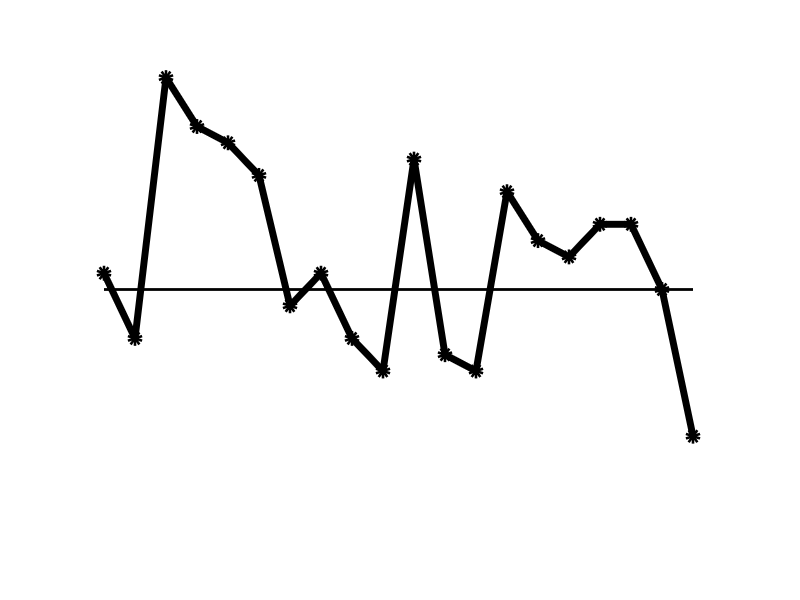
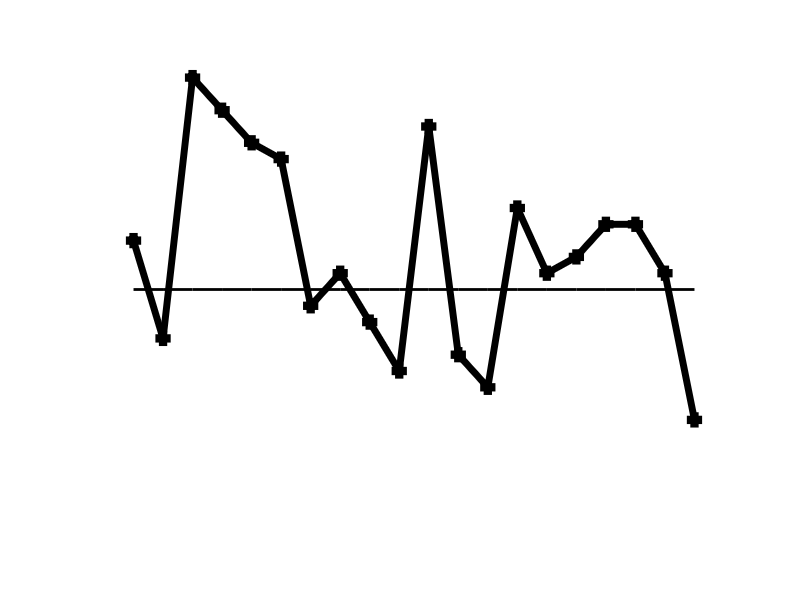
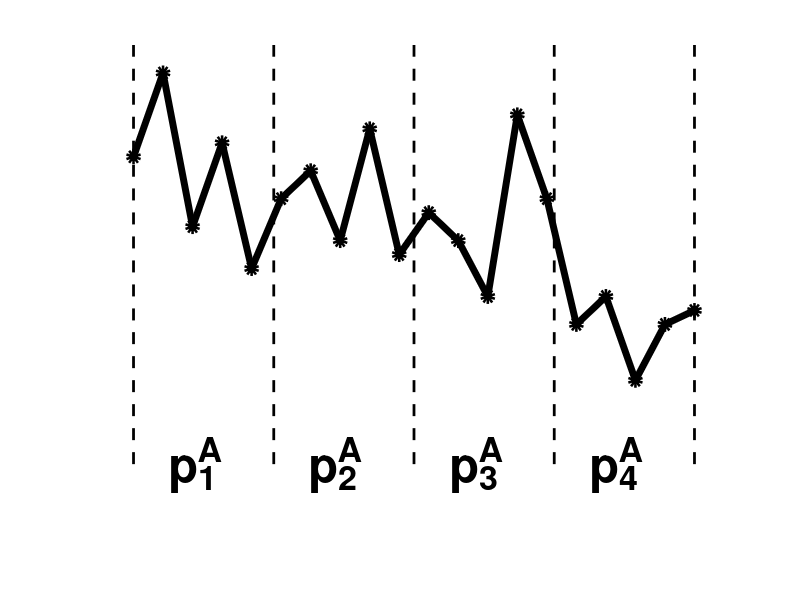
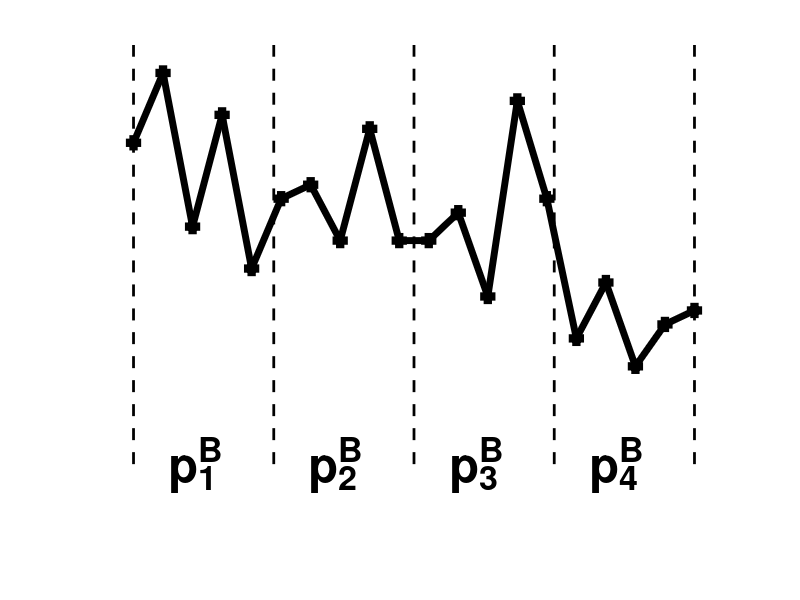

The MATLAB source for these figures, in order:
clear all; close all; clc

load data_mobile_indoor_2.mat

% Original RSS Sequence
ind = 116:135;
rssa = A(ind,1);
rssb = A(ind,2);

insertind = 236:240;
rssinsert = A(insertind,1);

xliml = -1;
xlimr = 20;

figure(1)
plot(0:19, rssa, 'ko-', 'MarkerFaceColor', 'k', 'LineWidth',5)
hold on
plot(0:19, ones(1,20)*-65, 'k-', 'LineWidth',2)
ylim([-80 -50])
set(gca,'xtick',[],'xticklabel',[],'ytick',[],'yticklabel',[])
set(gca,'xcolor', 'none', 'ycolor', 'none');
print('ori_a','-dtiff')

figure(11)
plot(0:19, rssb, 'ks-', 'MarkerFaceColor', 'k', 'LineWidth',5)
hold on
plot(0:19, ones(1,20)*-65, 'k-', 'LineWidth',2)
xlim([xliml xlimr])
ylim([-80 -50])
set(gca,'xtick',[],'xticklabel',[],'ytick',[],'yticklabel',[])
set(gca,'xcolor', 'none', 'ycolor', 'none');
print('ori_b','-dtiff')

% Permutation
textSize = 35;
% perm = randperm(20);
perm = [6,3,16,11,7,17,14,8,5,19,15,1,2,4,18,13,9,20,10,12];
permInd = ind(perm);
rssa = A(permInd,1);
rssb = A(permInd,2);

figure(2)
plot(0:19, rssa, 'ko-', 'MarkerFaceColor', 'k', 'LineWidth',5)
hold on
plot(ones(1,4)*0, -80:10:-50, 'k--', 'LineWidth', 2)
hold on
plot(ones(1,4)*4.75, -80:10:-50, 'k--', 'LineWidth', 2)
hold on
plot(ones(1,4)*9.5, -80:10:-50, 'k--', 'LineWidth', 2)
hold on
plot(ones(1,4)*14.25, -80:10:-50, 'k--', 'LineWidth', 2)
hold on
plot(ones(1,4)*19, -80:10:-50, 'k--', 'LineWidth', 2)
hold on
for p = 1:4
    txt = ['p^A_' num2str(p)];
    text((p-1)*4.75+4.75/4, -80, txt, 'FontSize',textSize, 'FontWeight','bold');
    hold on
end
xlim([xliml xlimr])
ylim([-85 -50])
set(gca,'xtick',[],'xticklabel',[],'ytick',[],'yticklabel',[])
set(gca,'xcolor', 'none', 'ycolor', 'none');
print('perm_seg_a','-dtiff')

figure(21)
plot(0:19, rssb, 'ks-', 'MarkerFaceColor', 'k', 'LineWidth',5)
hold on
plot(ones(1,4)*0, -80:10:-50, 'k--', 'LineWidth', 2)
hold on
plot(ones(1,4)*4.75, -80:10:-50, 'k--', 'LineWidth', 2)
hold on
plot(ones(1,4)*9.5, -80:10:-50, 'k--', 'LineWidth', 2)
hold on
plot(ones(1,4)*14.25, -80:10:-50, 'k--', 'LineWidth', 2)
hold on
plot(ones(1,4)*19, -80:10:-50, 'k--', 'LineWidth', 2)
hold on
for p = 1:4
    txt = ['p^B_' num2str(p)];
    text((p-1)*4.75+4.75/4, -80, txt, 'FontSize',textSize, 'FontWeight','bold');
    hold on
end
xlim([xliml xlimr])
ylim([-85 -50])
set(gca,'xtick',[],'xticklabel',[],'ytick',[],'yticklabel',[])
set(gca,'xcolor', 'none', 'ycolor', 'none');
print('perm_seg_b','-dtiff')

% Random Episode Editing
permEpi = [1 2 4 3];

% insert the 1th episode and delete the 4th episode
rsse = [1:20].';
for e = 1:5
    rsse(e) = rssinsert(e);
end

for e = 1:10
    rsse(5+e) = rssa(e);
end

for e = 15:20
    rsse(e) = rssa(e);
end 

rsse_all = [1:25].';
for e = 1:5
    rsse_all(e) = rssinsert(e);
end

for e = 1:20
    rsse_all(5+e) = rssa(e);
end

rssa = (rssa-min(rssa))/(max(rssa)-min(rssa));
rssb = (rssb-min(rssb))/(max(rssb)-min(rssb));
rsse = (rsse-min(rsse))/(max(rsse)-min(rsse));
rsse_all = (rsse_all-min(rsse_all))/(max(rsse_all)-min(rsse_all));

figure(3)
plot(0:24, rsse_all, 'ko-', 'MarkerFaceColor', 'k', 'LineWidth',5)
hold on
plot(ones(1,4)*0, -0.2:1.2/3:1, 'k--', 'LineWidth', 2)
hold on
plot(ones(1,4)*4.75, -0.2:1.2/3:1, 'k--', 'LineWidth', 2)
hold on
plot(ones(1,4)*9.5, -0.2:1.2/3:1, 'k--', 'LineWidth', 2)
hold on
plot(ones(1,4)*14.25, -0.2:1.2/3:1, 'k--', 'LineWidth', 2)
hold on
plot(ones(1,4)*19, -0.2:1.2/3:1, 'k--', 'LineWidth', 2)
hold on
plot(ones(1,4)*23.75, -0.2:1.2/3:1, 'k--', 'LineWidth', 2)
hold on
text((1-1)*4.75+4.75/5, -0.2, ['p^A_i'], 'FontSize',textSize, 'FontWeight','bold');
text((2-1)*4.75+4.75/5, -0.2, ['p^A_1'], 'FontSize',textSize, 'FontWeight','bold');
text((3-1)*4.75+4.75/5, -0.2, ['p^A_2'], 'FontSize',textSize, 'FontWeight','bold');
text((4-1)*4.75+4.75/5, -0.2, ['p^A_3'], 'FontSize',textSize, 'FontWeight','bold');
text((5-1)*4.75+4.75/5, -0.2, ['p^A_4'], 'FontSize',textSize, 'FontWeight','bold');
xlim([xliml xlimr+5])
ylim([-0.4 1.05])
set(gca,'xtick',[],'xticklabel',[],'ytick',[],'yticklabel',[])
set(gca,'xcolor', 'none', 'ycolor', 'none');
print('edit_a','-dtiff')

figure(4)
plot(0:24, rsse_all, 'ko-', 'MarkerFaceColor', 'k', 'LineWidth',5)
hold on
plot(ones(1,4)*0, -0.2:1.2/3:1, 'k--', 'LineWidth', 2)
hold on
plot(ones(1,4)*4.75, -0.2:1.2/3:1, 'k--', 'LineWidth', 2)
hold on
plot(ones(1,4)*9.5, -0.2:1.2/3:1, 'k--', 'LineWidth', 2)
hold on
plot(ones(1,4)*14.25, -0.2:1.2/3:1, 'k--', 'LineWidth', 2)
hold on
plot(ones(1,4)*19, -0.2:1.2/3:1, 'k--', 'LineWidth', 2)
hold on
plot(ones(1,4)*23.75, -0.2:1.2/3:1, 'k--', 'LineWidth', 2)
hold on
text((1-1)*4.75+4.75/5, -0.2, ['p^A_i'], 'FontSize',textSize, 'FontWeight','bold');
text((2-1)*4.75+4.75/5, -0.2, ['p^A_1'], 'FontSize',textSize, 'FontWeight','bold');
text((3-1)*4.75+4.75/5, -0.2, ['p^A_2'], 'FontSize',textSize, 'FontWeight','bold');
text((4-1)*4.75+4.75/5, -0.2, ['p^A_3'], 'FontSize',textSize, 'FontWeight','bold');
text((5-1)*4.75+4.75/5, -0.2, ['p^A_4'], 'FontSize',textSize, 'FontWeight','bold');
% patch([0 4.75 4.75 0], [1.1 1.1 -1 -1], [157 195 230]/255,'facealpha', 0.5)
% patch([4.75*3 4.75*4 4.75*4 4.75*3], [1.1 1.1 -1 -1], [169 209 142]/255, 'facealpha', 0.5)
hold on
xlim([xliml xlimr+5])
ylim([-0.4 1.05])
set(gca,'xtick',[],'xticklabel',[],'ytick',[],'yticklabel',[])
set(gca,'xcolor', 'none', 'ycolor', 'none');
print('edit_a_remain','-dtiff')

figure(41)
plot(0:19, rssa, 'ko-', 'MarkerFaceColor', 'k', 'LineWidth',5)
hold on
plot(ones(1,4)*0, -0.2:1.2/3:1, 'k--', 'LineWidth', 2)
hold on
plot(ones(1,4)*4.75, -0.2:1.2/3:1, 'k--', 'LineWidth', 2)
hold on
plot(ones(1,4)*9.5, -0.2:1.2/3:1, 'k--', 'LineWidth', 2)
hold on
plot(ones(1,4)*14.25, -0.2:1.2/3:1, 'k--', 'LineWidth', 2)
hold on
plot(ones(1,4)*19, -0.2:1.2/3:1, 'k--', 'LineWidth', 2)
hold on
for p = 1:4
    txt = ['p^A_' num2str(p)];
    text((p-1)*4.75+4.75/4, -0.2, txt, 'FontSize',textSize, 'FontWeight','bold');
    hold on
end
% patch([4.75*2 4.75*3 4.75*3 4.75*2], [1.1 1.1 -1 -1], [0.5 0.5 0.5], 'facealpha', 0.5)
hold on
xlim([xliml xlimr])
ylim([-0.4 1.05])
set(gca,'xtick',[],'xticklabel',[],'ytick',[],'yticklabel',[])
set(gca,'xcolor', 'none', 'ycolor', 'none');
print('a_remain','-dtiff')

figure(42)
plot(0:19, rssb, 'ks-', 'MarkerFaceColor', 'k', 'LineWidth',5)
hold on
plot(ones(1,4)*0, -0.2:1.2/3:1, 'k--', 'LineWidth', 2)
hold on
plot(ones(1,4)*4.75, -0.2:1.2/3:1, 'k--', 'LineWidth', 2)
hold on
plot(ones(1,4)*9.5, -0.2:1.2/3:1, 'k--', 'LineWidth', 2)
hold on
plot(ones(1,4)*14.25, -0.2:1.2/3:1, 'k--', 'LineWidth', 2)
hold on
plot(ones(1,4)*19, -0.2:1.2/3:1, 'k--', 'LineWidth', 2)
hold on
for p = 1:4
    txt = ['p^B_' num2str(p)];
    text((p-1)*4.75+4.75/4, -0.2, txt, 'FontSize',textSize, 'FontWeight','bold');
    hold on
end
% patch([4.75*2 4.75*3 4.75*3 4.75*2], [1.1 1.1 -1 -1], [169 209 142]/255, 'facealpha', 0.5)
hold on
xlim([xliml xlimr])
ylim([-0.4 1.1])
set(gca,'xtick',[],'xticklabel',[],'ytick',[],'yticklabel',[])
set(gca,'xcolor', 'none', 'ycolor', 'none');
print('b_remain','-dtiff')

figure(43)
plot(0:24, rsse_all, 'ko-', 'MarkerFaceColor', 'k', 'LineWidth',5)
hold on
plot(ones(1,4)*0, -0.2:1.2/3:1, 'k--', 'LineWidth', 2)
hold on
plot(ones(1,4)*4.75, -0.2:1.2/3:1, 'k--', 'LineWidth', 2)
hold on
plot(ones(1,4)*9.5, -0.2:1.2/3:1, 'k--', 'LineWidth', 2)
hold on
plot(ones(1,4)*14.25, -0.2:1.2/3:1, 'k--', 'LineWidth', 2)
hold on
plot(ones(1,4)*19, -0.2:1.2/3:1, 'k--', 'LineWidth', 2)
hold on
plot(ones(1,4)*23.75, -0.2:1.2/3:1, 'k--', 'LineWidth', 2)
hold on
text((1-1)*4.75+4.75/5, -0.2, ['p^A_i'], 'FontSize',textSize, 'FontWeight','bold');
text((2-1)*4.75+4.75/5, -0.2, ['p^A_1'], 'FontSize',textSize, 'FontWeight','bold');
text((3-1)*4.75+4.75/5, -0.2, ['p^A_2'], 'FontSize',textSize, 'FontWeight','bold');
text((4-1)*4.75+4.75/5, -0.2, ['p^A_3'], 'FontSize',textSize, 'FontWeight','bold');
text((5-1)*4.75+4.75/5, -0.2, ['p^A_4'], 'FontSize',textSize, 'FontWeight','bold');
% patch([4.75*3 4.75*4 4.75*4 4.75*3], [1.1 1.1 -1 -1], [0.5 0.5 0.5], 'facealpha', 0.5)
hold on
xlim([xliml xlimr+5])
ylim([-0.4 1.05])
set(gca,'xtick',[],'xticklabel',[],'ytick',[],'yticklabel',[])
set(gca,'xcolor', 'none', 'ycolor', 'none');
print('edit_e_remain','-dtiff')